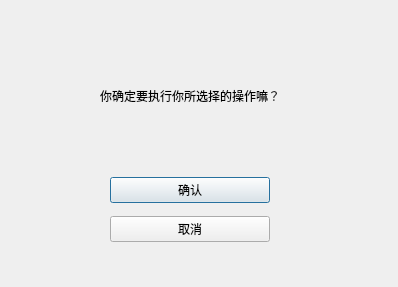
<?xml version="1.0" encoding="UTF-8"?>
<ui version="4.0">
 <class>ConfirmDialog</class>
 <widget class="QDialog" name="ConfirmDialog">
  <property name="geometry">
   <rect>
    <x>0</x>
    <y>0</y>
    <width>398</width>
    <height>287</height>
   </rect>
  </property>
  <property name="windowTitle">
   <string>Dialog</string>
  </property>
  <widget class="QWidget" name="verticalLayoutWidget">
   <property name="geometry">
    <rect>
     <x>110</x>
     <y>170</y>
     <width>160</width>
     <height>80</height>
    </rect>
   </property>
   <layout class="QVBoxLayout" name="verticalLayout">
    <item>
     <widget class="QPushButton" name="confirmButton">
      <property name="text">
       <string>确认</string>
      </property>
     </widget>
    </item>
    <item>
     <widget class="QPushButton" name="cancelButton">
      <property name="text">
       <string>取消</string>
      </property>
     </widget>
    </item>
   </layout>
  </widget>
  <widget class="QLabel" name="label">
   <property name="geometry">
    <rect>
     <x>100</x>
     <y>60</y>
     <width>181</width>
     <height>71</height>
    </rect>
   </property>
   <property name="text">
    <string>你确定要执行你所选择的操作嘛？</string>
   </property>
  </widget>
 </widget>
 <resources/>
 <connections/>
</ui>
